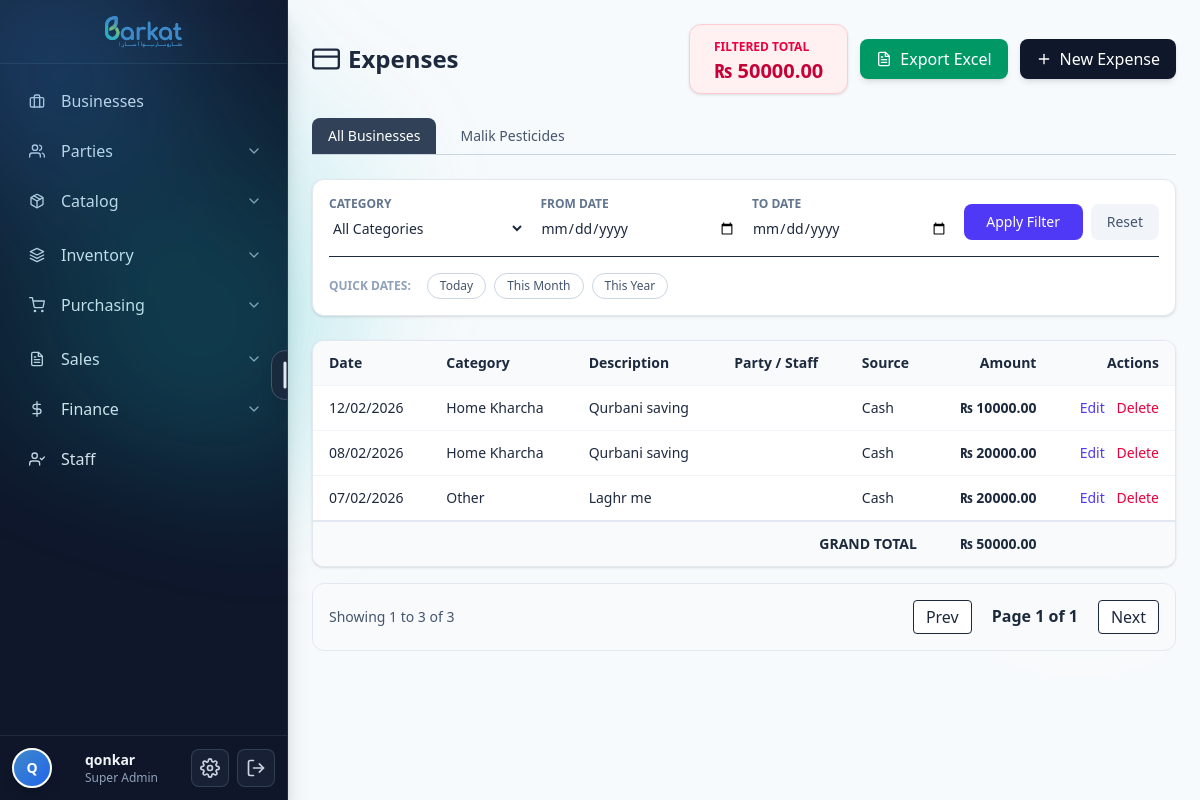
Before: /finance/expenses/ (signed in) with the older database file.
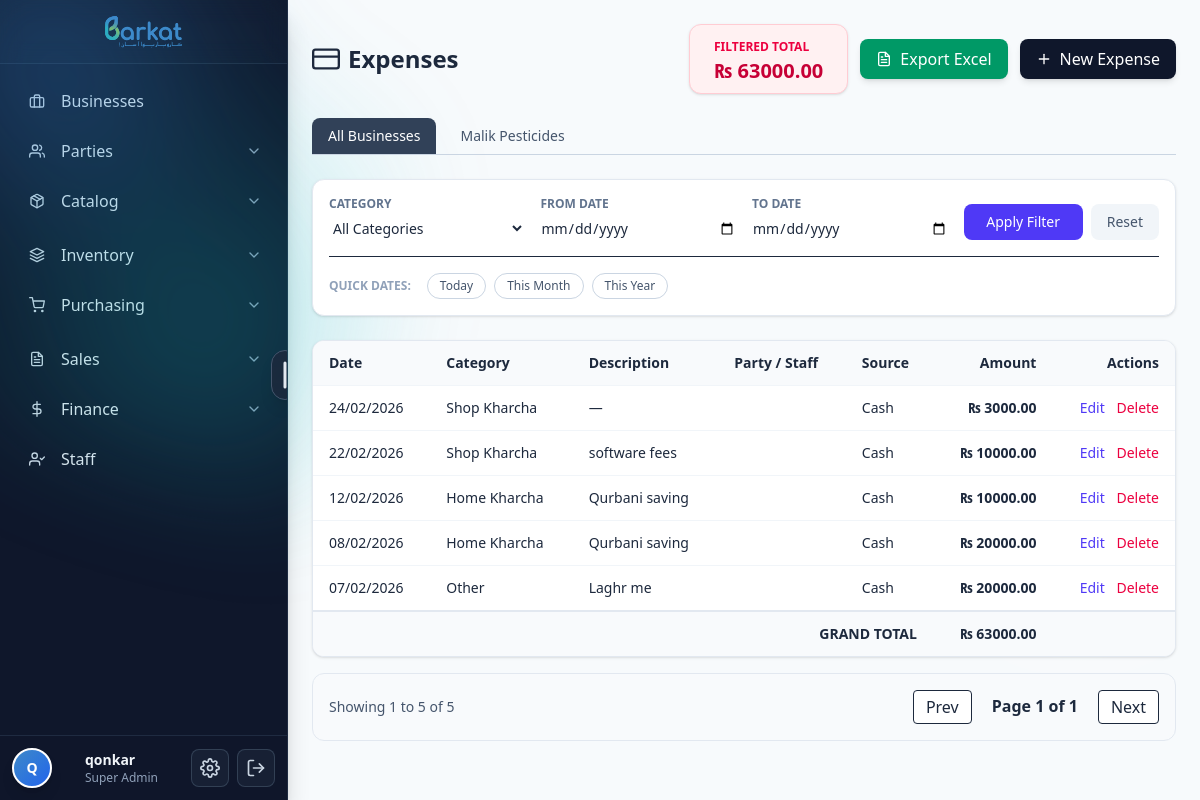
After: the same page with the newer database file.
### barkat_wholesale/barkat/models.py (models this page shows, shortened)
class CodeNamed(TimeStampedBy):
    name = models.CharField(max_length=255)
    code = models.CharField(max_length=50, db_index=True)
    class Meta:
        abstract = True

class Business(CodeNamed):
    legal_name = models.CharField(max_length=255, blank=True, default="")
    ntn = models.CharField(max_length=50, blank=True, default="")        # Pakistan context
    sales_tax_reg = models.CharField(max_length=50, blank=True, default="")
    phone = models.CharField(max_length=50, blank=True, default="")
    email = models.EmailField(blank=True, default="")
    address = models.TextField(blank=True, default="")
    pos_printer_name = models.CharField(
        max_length=200, blank=True,
        help_text="POS80 Printer"
    )
    class Meta:
        unique_together = [("code",)]
        indexes = [models.Index(fields=["name"]), models.Index(fields=["code"])]

class TimeStampedBy(models.Model):
    created_at = models.DateTimeField(default=timezone.now, db_index=True, editable=True)
    updated_at = models.DateTimeField(auto_now=True, db_index=True)
    created_by = models.ForeignKey(
        settings.AUTH_USER_MODEL, null=True, blank=True,
        on_delete=models.SET_NULL, related_name="%(class)s_created"
    )
    updated_by = models.ForeignKey(
        settings.AUTH_USER_MODEL, null=True, blank=True,
        on_delete=models.SET_NULL, related_name="%(class)s_updated"
    )
    is_active = models.BooleanField(default=True, db_index=True)
    is_deleted = models.BooleanField(default=False, db_index=True)
    class Meta:
        abstract = True

class Expense(TimeStampedBy):
    CASH = "cash"
    BANK = "bank"
    PAYMENT_SOURCE = [(CASH, "Cash"), (BANK, "Bank")]
    business = models.ForeignKey(
        Business,
        on_delete=models.PROTECT,
        related_name="expenses",
        null=True,
        blank=True
    )
    date        = models.DateField(default=timezone.now, db_index=True)
    category    = models.CharField(max_length=20, choices=ExpenseCategory.choices, db_index=True)
    amount      = models.DecimalField(**DECIMAL_12_2, validators=[MinValueValidator(0)])
    description = models.CharField(max_length=255, blank=True, default="")
    reference   = models.CharField(max_length=100, blank=True, default="")  # bill/invoice/ref
    attachment  = models.FileField(upload_to=_expense_upload_to, null=True, blank=True)
    party       = models.ForeignKey(Party,  on_delete=models.SET_NULL, null=True, blank=True, related_name="expenses")
    staff       = models.ForeignKey(Staff,  on_delete=models.SET_NULL, null=True, blank=True, related_name="expenses")
    purchase_order = models.ForeignKey("PurchaseOrder", on_delete=models.SET_NULL, null=True, blank=True, related_name="expenses")
    payment_source = models.CharField(max_length=10, choices=PAYMENT_SOURCE, default=CASH, db_index=True)
    bank_account   = models.ForeignKey("BankAccount", on_delete=models.SET_NULL, null=True, blank=True, related_name="expenses")
    is_paid        = models.BooleanField(default=True, help_text="Checked if this expense is already paid (e.g. at the time of purchase)")
    payment        = models.ForeignKey("Payment", on_delete=models.SET_NULL, null=True, blank=True, related_name="linked_po_expenses")
    cashflow    = models.OneToOneField("CashFlow", on_delete=models.SET_NULL, null=True, blank=True, related_name="linked_expense")
    divide_per_unit = models.BooleanField(
            default=False,
            help_text="If checked, this expense will be distributed across all PO items per unit"
        )
    class Meta:
        indexes = [
            models.Index(fields=["business", "date"]),
            models.Index(fields=["business", "category"]),
            models.Index(fields=["payment_source"]),
        ]
        ordering = ["-date", "-id"]

### barkat_wholesale/barkat/views.py (the view)
# urls.py: path("finance/expenses/", views.ExpensesListView.as_view(), name="finance_expense_list"),
class ExpensesListView(GranularPermissionRequiredMixin, LoginRequiredMixin, ListView):
    required_permission = "perm_cashout_r"
    template_name = "barkat/finance/expense_list.html"
    context_object_name = "expenses"
    login_url = "login"
    def get_queryset(self):
        queryset = Expense.objects.select_related("business", "party", "staff", "bank_account").exclude(
            payment__is_external=True
        ).order_by("-date", "-id")
        category = self.request.GET.get("category")
        if category:
            queryset = queryset.filter(category=category)
        date_filter = self.request.GET.get("date_filter")
        today = timezone.localdate()
        if date_filter == "today":
            queryset = queryset.filter(date=today)
        elif date_filter == "yesterday":
            queryset = queryset.filter(date=today - timedelta(days=1))
        elif date_filter == "this_week":
            start_week = today - timedelta(days=today.weekday())
            queryset = queryset.filter(date__gte=start_week)
        elif date_filter == "this_month":
            queryset = queryset.filter(date__year=today.year, date__month=today.month)
        elif date_filter == "this_year":
            queryset = queryset.filter(date__year=today.year)
        start_date = self.request.GET.get("start_date")
        end_date = self.request.GET.get("end_date")
        if start_date and end_date:
            queryset = queryset.filter(date__range=[start_date, end_date])
        return queryset
    def get_context_data(self, **kwargs):
        ctx = super().get_context_data(**kwargs)
        qs = self.get_queryset()
        ctx["total_expense_amount"] = qs.aggregate(total=Sum("amount"))["total"] or 0
        ctx["businesses"] = Business.objects.filter(is_deleted=False, is_active=True).order_by("name")
        from .models import ExpenseCategory
        ctx["expense_categories"] = ExpenseCategory.choices
        ctx["current_filters"] = self.request.GET.dict()
        return ctx

### barkat_wholesale/barkat/utils/auth_helpers.py (called while the page is built)
    def get_context_data(self, **kwargs):
        if hasattr(super(), 'get_context_data'):
            ctx = super().get_context_data(**kwargs)
        else:
            ctx = {}
        ctx['has_read_permission'] = getattr(self.request, '_has_read_permission', True)
        return ctx

### barkat_wholesale/barkat/templates/barkat/finance/expense_list.html (shortened to what the changed rows need)
{% extends "base.html" %}
{% load static %}
{% block content %}
<div class="p-4 md:p-6">
  <div class="flex flex-col md:flex-row md:items-center justify-between mb-6 gap-4">
    <div>
      <h1 class="text-2xl font-bold flex items-center gap-2 text-slate-800">
        <i data-feather="credit-card" class="w-7 h-7"></i>
        <span>Expenses</span>
      </h1>
    </div>
    <div class="flex items-center gap-3">
      {% if has_read_permission %}
      <div class="bg-rose-50 border border-rose-200 rounded-xl px-6 py-2 shadow-sm">
        <span class="text-xs font-semibold text-rose-600 uppercase">Filtered Total</span>
        <div class="text-xl font-bold text-rose-700">₨ {{ total_expense_amount|floatformat:2 }}</div>
      </div>
      {% endif %}
    </div>
  </div>
  <div class="mb-6 flex gap-2 overflow-x-auto border-b border-slate-300">
    <a href="{% url 'finance_expense_list' %}" class="px-4 py-2 text-sm font-medium {% if not business %}bg-slate-700 text-white rounded-t-lg{% else %}text-slate-600 hover:bg-slate-100{% endif %}">
        All Businesses
    </a>
    {% for b in businesses %}
      <a href="{% url 'finance_business_expenses' b.id %}" class="px-4 py-2 text-sm font-medium {% if business.id == b.id %}bg-indigo-700 text-white rounded-t-lg{% else %}text-slate-600 hover:bg-slate-100{% endif %}">
          {{ b.name }}
      </a>
    {% endfor %}
  </div>
  {% if has_read_permission %}
  <form method="GET" class="bg-white p-4 rounded-xl border border-slate-200 mb-6 shadow-sm">
    <div class="grid grid-cols-1 md:grid-cols-4 gap-4 mb-4">
      <div>
        <label class="block text-xs font-bold text-slate-500 uppercase mb-1">Category</label>
        <select name="category" class="w-full rounded-lg border-slate-300 text-sm">
          <option value="">All Categories</option>
        </select>
      </div>
      <div>
        <label class="block text-xs font-bold text-slate-500 uppercase mb-1">From Date</label>
        <input type="date" name="start_date" value="{{ current_filters.start_date }}" class="w-full rounded-lg border-slate-300 text-sm">
      </div>
      <div>
        <label class="block text-xs font-bold text-slate-500 uppercase mb-1">To Date</label>
        <input type="date" name="end_date" value="{{ current_filters.end_date }}" class="w-full rounded-lg border-slate-300 text-sm">
      </div>
      <div class="flex items-end gap-2">
        <button type="submit" class="flex-1 bg-indigo-600 text-white rounded-lg px-4 py-2 text-sm font-medium hover:bg-indigo-700">Apply Filter</button>
        <a href="?" class="bg-slate-100 text-slate-600 rounded-lg px-4 py-2 text-sm font-medium">Reset</a>
      </div>
    </div>
    <div class="flex flex-wrap items-center gap-2 border-t pt-4">
      <span class="text-xs font-bold text-slate-400 uppercase mr-2">Quick Dates:</span>
      {% with current_df=current_filters.date_filter %}
        <button type="submit" name="date_filter" value="today" class="px-3 py-1 text-xs rounded-full border {% if current_df == 'today' %}bg-slate-800 text-white border-slate-800{% else %}bg-white text-slate-600 border-slate-300 hover:border-slate-800{% endif %}">Today</button>
        <button type="submit" name="date_filter" value="this_month" class="px-3 py-1 text-xs rounded-full border {% if current_df == 'this_month' %}bg-slate-800 text-white border-slate-800{% else %}bg-white text-slate-600 border-slate-300 hover:border-slate-800{% endif %}">This Month</button>
        <button type="submit" name="date_filter" value="this_year" class="px-3 py-1 text-xs rounded-full border {% if current_df == 'this_year' %}bg-slate-800 text-white border-slate-800{% else %}bg-white text-slate-600 border-slate-300 hover:border-slate-800{% endif %}">This Year</button>
      {% endwith %}
    </div>
  </form>
  <div class="overflow-x-auto rounded-xl border border-slate-200 bg-white shadow-sm">
    <table id="expenseTable" class="min-w-full text-sm">
      <thead class="bg-slate-50">
        <tr>
          <th class="px-4 py-3 text-left">Date</th>
          <th class="px-4 py-3 text-left">Category</th>
          <th class="px-4 py-3 text-left">Description</th>
          <th class="px-4 py-3 text-left">Party / Staff</th>
          <th class="px-4 py-3 text-left">Source</th>
          <th class="px-4 py-3 text-right">Amount</th>
          <th class="px-4 py-3 text-right no-export">Actions</th> </tr>
      </thead>
      <tbody id="expBody">
        {% for e in expenses %}
        <tr class="border-t border-slate-100">
          <td class="px-4 py-3">{{ e.date|date:"d/m/Y" }}</td>
          <td class="px-4 py-3">{{ e.get_category_display }}</td>
          <td class="px-4 py-3">{{ e.description|default:"—" }}</td>
          <td class="px-4 py-3">
          </td>
          <td class="px-4 py-3 capitalize">{{ e.payment_source }}</td>
          <td class="px-4 py-3 text-right font-bold">₨ {{ e.amount|floatformat:2 }}</td>
          <td class="px-4 py-3 text-right no-export">
            <a href="{% url 'finance_expense_update' e.id %}" class="text-indigo-600 mr-2">Edit</a>
            <a href="{% url 'finance_expense_delete' e.id %}" class="text-rose-600">Delete</a>
          </td>
        </tr>
        {% endfor %}
      </tbody>
      <tfoot class="bg-slate-50 font-bold border-t-2 border-slate-200">
          <tr>
              <td colspan="5" class="px-4 py-3 text-right">GRAND TOTAL</td>
              <td class="px-4 py-3 text-right">₨ {{ total_expense_amount|floatformat:2 }}</td>
              <td class="no-export"></td>
          </tr>
      </tfoot>
    </table>
  </div>
  <div class="mt-4 flex justify-between items-center p-4 bg-slate-50 rounded-xl border border-slate-200">
    <div id="expInfo" class="text-sm font-medium text-slate-600"></div>
    <div class="flex gap-1">
      <button id="btnPrev" class="px-3 py-1 bg-white border rounded hover:bg-slate-50">Prev</button>
      <span id="txtPage" class="px-4 py-1 font-bold"></span>
      <button id="btnNext" class="px-3 py-1 bg-white border rounded hover:bg-slate-50">Next</button>
    </div>
  </div>
  {% endif %}
</div>
{% endblock %}

Changed rows visible on the page:
added Expense: date "24/02/2026", category "Shop Kharcha", description "—", payment_source "Cash", amount "3000.00"
added Expense: date "22/02/2026", category "Shop Kharcha", description "software fees", payment_source "Cash", amount "10000.00"
Other visible differences:
{{ total_expense_amount|floatformat:2 }}: "50000.00" → "63000.00"
text written by a page script: "Showing 1 to 3 of 3" → "Showing 1 to 5 of 5"
